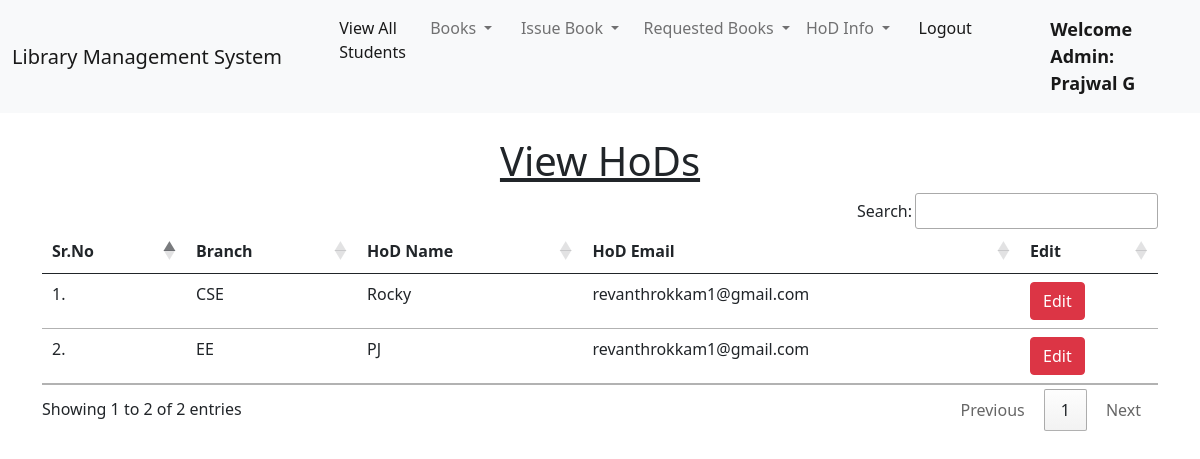
/view_hods/ (signed in), run on an earlier commit of the app's database.
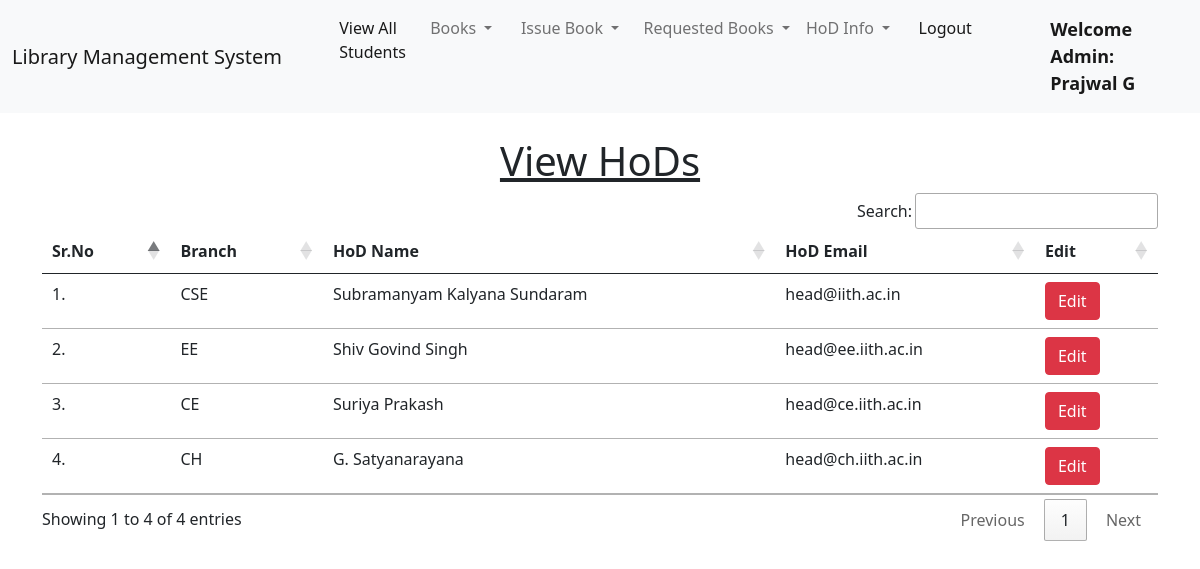
And on a later commit of the database.
### base/models.py (models this page shows)
class HoD(models.Model):
    name = models.CharField(max_length=100, blank=True)
    branch = models.CharField(max_length=100, blank=True)
    email = models.CharField(max_length=100, blank=True)

### base/views.py (the view)
# urls.py: path("view_hods/", views.view_hods, name="view_hods"),
@login_required(login_url = '/admin_login')
def view_hods(request):
    hods = HoD.objects.all()
    return render(request, "view_hods.html", {'hods':hods})

### base/templates/view_hods.html (shortened to what this page needs)
{% extends 'admin_navbar.html' %}
{% load static %}
{% block body %}
<div class="container mt-4">
    <h1 class="text-center"><u>View HoDs</u></h1>
    <table class="table table-hover" id="example">
        <thead>
            <tr>
                <th>Sr.No</th>
                <th>Branch</th>
                <th>HoD Name</th>
                <th>HoD Email</th>
                <th>Edit</th>
            </tr>
        </thead>
        <tbody>
            {% for hod in hods %}
            <tr>
                <td>{{forloop.counter}}.</td>
                <td>{{hod.branch}}</td>
                <td>{{hod.name}}</td>
                <td>{{hod.email}}</td>
                <td><a href="/edit_hod/{{hod.id}}/" class="btn btn-danger">Edit</a></td>
            </tr>
            {% endfor %}
        </tbody>
    </table>
    </div>
{% endblock body %}

What changed in the data, as far as the page shows it:
changed HoD "CSE": name "Rocky" → "Subramanyam Kalyana Sundaram"; email "revanthrokkam1@gmail.com" → "head@iith.ac.in"
changed HoD "EE": name "PJ" → "Shiv Govind Singh"; email "revanthrokkam1@gmail.com" → "head@ee.iith.ac.in"
added HoD: branch "CE", name "Suriya Prakash", email "head@ce.iith.ac.in"
added HoD: branch "CH", name "G. Satyanarayana", email "head@ch.iith.ac.in"
Also different on the page:
text written by a page script: "Search: Showing 1 to 2 of 2 entries Previous 1 Next" → "Search: Showing 1 to 4 of 4 entries Previous 1 Next"
